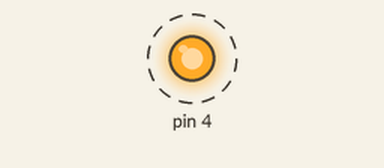
The sketch below on a simulated Arduino Uno, built with avr-gcc and run on an emulated ATmega328P. On the bench: output pins drawn as LEDs (lit = HIGH). Dashed ring = blinking.

Above: at 0.12 s.
Timing chart, 0 to 3.0 s (numbered marks = the images above):
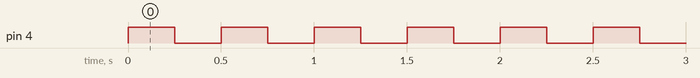

The sketch:

s3-blink-gpio4.ino
```cpp
void setup() { pinMode(4, OUTPUT); }
void loop() { digitalWrite(4, HIGH); delay(250); digitalWrite(4, LOW); delay(250); }
```

Measured:
- by itself, pin 4: alternates HIGH for 0.25 s and LOW for 0.25 s
